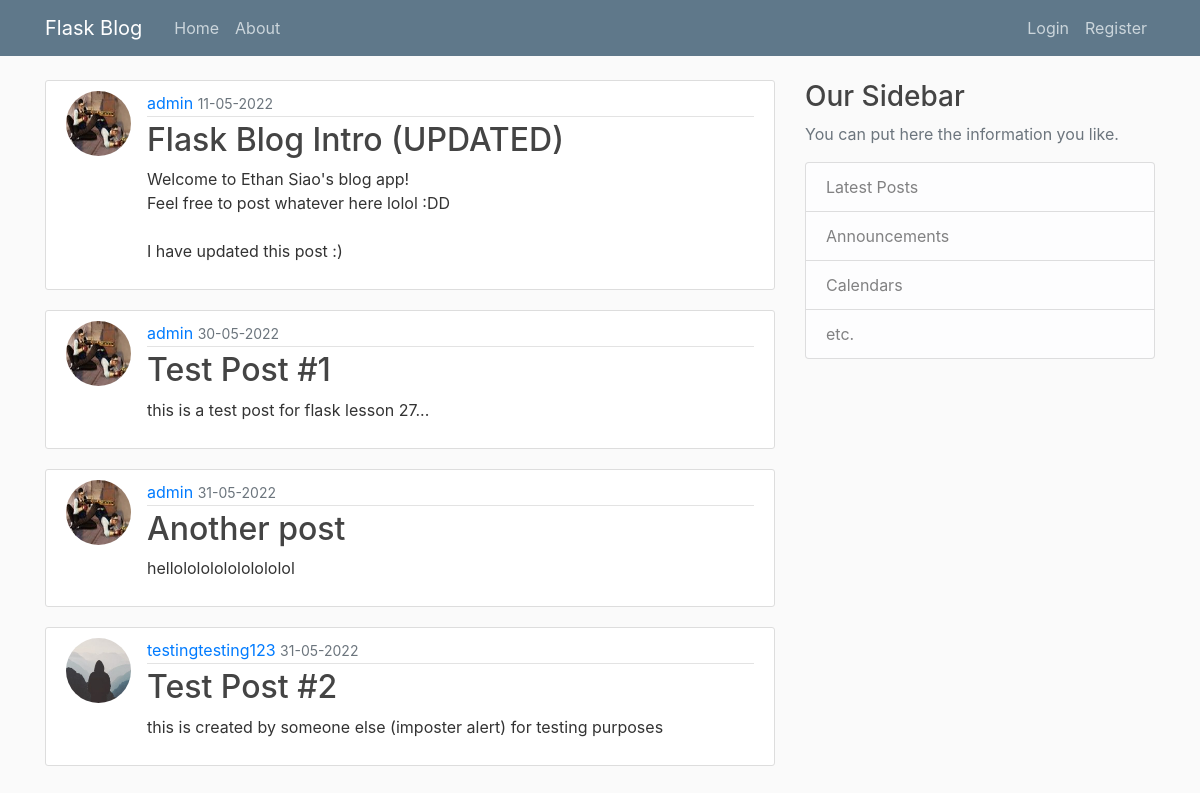
The page /home on the database its author committed.
### main_app/models.py (models this page shows, shortened)
class Post(db.Model):
    id = db.Column(db.Integer, primary_key=True)
    title = db.Column(db.String(100), nullable=False)
    date_posted = db.Column(db.DateTime, nullable=False, default=datetime.utcnow) # imported from datetime, sets date and time of post to that instant
    content = db.Column(db.Text, nullable=False)
    user_id = db.Column(db.Integer, db.ForeignKey('user.id'), nullable=False)

class User(db.Model, UserMixin):
    id = db.Column(db.Integer, primary_key=True)
    username = db.Column(db.String(20), unique=True, nullable=False) # false null makes some sort of imput compulsory
    email = db.Column(db.String(120), unique=True, nullable=False)
    image_file = db.Column(db.String(20), nullable=False, default='default.jpg') # default profile picture is set if there's nothing
    password = db.Column(db.String(60), nullable=False)
    posts = db.relationship('Post', backref='author', lazy=True) # relationship (two way) pulls out information from User or Post class

### main_app/routes.py (the view)
@app.route("/")
@app.route("/home")
def home():
    posts = Post.query.all()
    return render_template('home.html', posts=posts) # sends in parameter for blog posts

### main_app/templates/home.html
{% extends "layout.html" %}
{% block content %}
    {% for post in posts %}
        <article class="media content-section">
            <img class="rounded-circle article-img" src="{{ url_for('static', filename='profile_pics/' + post.author.image_file) }}">
            <div class="media-body">
                <div class="article-metadata">
                    <a class-"mr-2" href="#"> {{ post.author.username }} </a>
                    <small class="text-muted"> {{ post.date_posted.strftime('%d-%m-%Y') }} </small>
                </div>
                <h2><a class="article-title" href="{{ url_for('post', post_id=post.id) }}"> {{ post.title }} </a></h2>
                <p class="article-content"> {{ post.content }} </p>
            </div>
        </article>
    {% endfor %}
{% endblock content %}

### main_app/templates/layout.html (shortened to what this page needs)
<!DOCTYPE html>
<html lang="en">
    <head>
        <link rel="stylesheet" href="https://cdn.jsdelivr.net/npm/bootstrap@4.6.1/dist/css/bootstrap.min.css">
        <link rel="stylesheet" type="text/css" href="{{ url_for('static', filename='main.css') }}">
    </head>
    <body>
        <header class="site-header">
            <nav class="navbar navbar-expand-md navbar-dark bg-steel fixed-top">
                <div class="container">
                    <a class="navbar-brand mr-4" href="/">Flask Blog</a>
                    <div class="collapse navbar-collapse" id="navbarToggle">
                        <div class="navbar-nav mr-auto">
                            <a class="nav-item nav-link" href="{{ url_for('home') }}">Home</a>
                            <a class="nav-item nav-link" href="{{ url_for('about') }}">About</a>
                        </div>
                        <div class="navbar-nav">
                            {% if current_user.is_authenticated %}
                            <a class="nav-item nav-link" href="{{ url_for('new_post') }}">New Post</a>
                            <a class="nav-item nav-link" href="{{ url_for('account') }}">Account</a>
                            <a class="nav-item nav-link" href="{{ url_for('logout') }}">Logout</a>
                            {% else %}
                                <a class="nav-item nav-link" href="{{ url_for('login') }}">Login</a>
                                <a class="nav-item nav-link" href="{{ url_for('register') }}">Register</a>
                            {% endif %}
                        </div>
                    </div>
                </div>
            </nav>
        </header>
        <main role="main" class="container">
            <div class="row">
                <div class="col-md-8">
                    {% block content %}{% endblock %}
                </div>
                <div class="col-md-4">
                    <div class="content-selection">
                        <h3>Our Sidebar</h3>
                        <p class='text-muted'>You can put here the information you like.
                            <ul class="list-group">
                                <li class="list-group-item list-group-item-light">Latest Posts</li>
                                <li class="list-group-item list-group-item-light">Announcements</li>
                                <li class="list-group-item list-group-item-light">Calendars</li>
                                <li class="list-group-item list-group-item-light">etc.</li>
                            </ul>
                        </p>
                    </div>
                </div>
            </div>
        </main>
    </body>
</html>

### main_app/static/main.css (style rules this page uses)
body { background: #fafafa; color: #333333; margin-top: 5rem; }
h1, h2, h3, h4, h5, h6 { color: #444444; }
.bg-steel { background-color: #5f788a; }
.site-header .navbar-nav .nav-link { color: #cbd5db; }
.content-section { background: #ffffff; padding: 10px 20px; border: 1px solid #dddddd; border-radius: 3px; margin-bottom: 20px; }
.article-title { color: #444444; }
.article-content { white-space: pre-line; }
.article-img { height: 65px; width: 65px; margin-right: 16px; }
.article-metadata { padding-bottom: 1px; margin-bottom: 4px; border-bottom: 1px solid #e3e3e3 }

### rows shown on the page
Post: image_file (picture), author.username "admin", date_posted "11-05-2022", title "Flask Blog Intro (UPDATED)", content "Welcome to Ethan Siao's blog app! Feel free to post whatever here lolol :DD I have updated this post :)"
Post: image_file (picture), author.username "admin", date_posted "30-05-2022", title "Test Post #1", content "this is a test post for flask lesson 27..."
Post: image_file (picture), author.username "admin", date_posted "31-05-2022", title "Another post", content "hellololololololololol"
Post: image_file (placeholder picture), author.username "testingtesting123", date_posted "31-05-2022", title "Test Post #2", content "this is created by someone else (imposter alert) for testing purposes"
